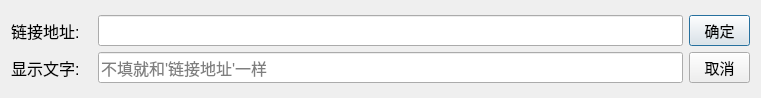
<?xml version="1.0" encoding="UTF-8"?>
<ui version="4.0">
 <class>Dialog_AddLink</class>
 <widget class="QDialog" name="Dialog_AddLink">
  <property name="geometry">
   <rect>
    <x>0</x>
    <y>0</y>
    <width>761</width>
    <height>98</height>
   </rect>
  </property>
  <property name="windowTitle">
   <string>插入超链接</string>
  </property>
  <property name="styleSheet">
   <string notr="true"/>
  </property>
  <layout class="QVBoxLayout" name="verticalLayout_3">
   <item>
    <layout class="QVBoxLayout" name="verticalLayout_2">
     <item>
      <layout class="QVBoxLayout" name="verticalLayout">
       <item>
        <layout class="QHBoxLayout" name="horizontalLayout_3">
         <item>
          <layout class="QHBoxLayout" name="horizontalLayout">
           <item>
            <widget class="QLabel" name="label">
             <property name="minimumSize">
              <size>
               <width>81</width>
               <height>26</height>
              </size>
             </property>
             <property name="font">
              <font>
               <pointsize>12</pointsize>
              </font>
             </property>
             <property name="text">
              <string>链接地址:</string>
             </property>
            </widget>
           </item>
           <item>
            <widget class="QLineEdit" name="lineEdit_Link">
             <property name="minimumSize">
              <size>
               <width>581</width>
               <height>31</height>
              </size>
             </property>
             <property name="font">
              <font>
               <pointsize>12</pointsize>
              </font>
             </property>
             <property name="text">
              <string/>
             </property>
            </widget>
           </item>
           <item>
            <widget class="QPushButton" name="Button_OK">
             <property name="sizePolicy">
              <sizepolicy hsizetype="Fixed" vsizetype="Fixed">
               <horstretch>0</horstretch>
               <verstretch>0</verstretch>
              </sizepolicy>
             </property>
             <property name="minimumSize">
              <size>
               <width>61</width>
               <height>31</height>
              </size>
             </property>
             <property name="maximumSize">
              <size>
               <width>61</width>
               <height>31</height>
              </size>
             </property>
             <property name="font">
              <font>
               <pointsize>11</pointsize>
              </font>
             </property>
             <property name="text">
              <string>确定</string>
             </property>
            </widget>
           </item>
          </layout>
         </item>
        </layout>
       </item>
       <item>
        <layout class="QHBoxLayout" name="horizontalLayout_4">
         <item>
          <layout class="QHBoxLayout" name="horizontalLayout_2">
           <item>
            <widget class="QLabel" name="label_2">
             <property name="minimumSize">
              <size>
               <width>81</width>
               <height>26</height>
              </size>
             </property>
             <property name="font">
              <font>
               <pointsize>12</pointsize>
              </font>
             </property>
             <property name="text">
              <string>显示文字:</string>
             </property>
            </widget>
           </item>
           <item>
            <widget class="QLineEdit" name="lineEdit_Text">
             <property name="minimumSize">
              <size>
               <width>581</width>
               <height>31</height>
              </size>
             </property>
             <property name="font">
              <font>
               <pointsize>12</pointsize>
              </font>
             </property>
             <property name="text">
              <string/>
             </property>
             <property name="placeholderText">
              <string>不填就和'链接地址'一样</string>
             </property>
            </widget>
           </item>
           <item>
            <widget class="QPushButton" name="Button_Cancel">
             <property name="minimumSize">
              <size>
               <width>61</width>
               <height>31</height>
              </size>
             </property>
             <property name="maximumSize">
              <size>
               <width>61</width>
               <height>31</height>
              </size>
             </property>
             <property name="font">
              <font>
               <pointsize>11</pointsize>
              </font>
             </property>
             <property name="text">
              <string>取消</string>
             </property>
            </widget>
           </item>
          </layout>
         </item>
        </layout>
       </item>
      </layout>
     </item>
    </layout>
   </item>
  </layout>
 </widget>
 <tabstops>
  <tabstop>lineEdit_Link</tabstop>
  <tabstop>lineEdit_Text</tabstop>
 </tabstops>
 <resources/>
 <connections/>
</ui>
